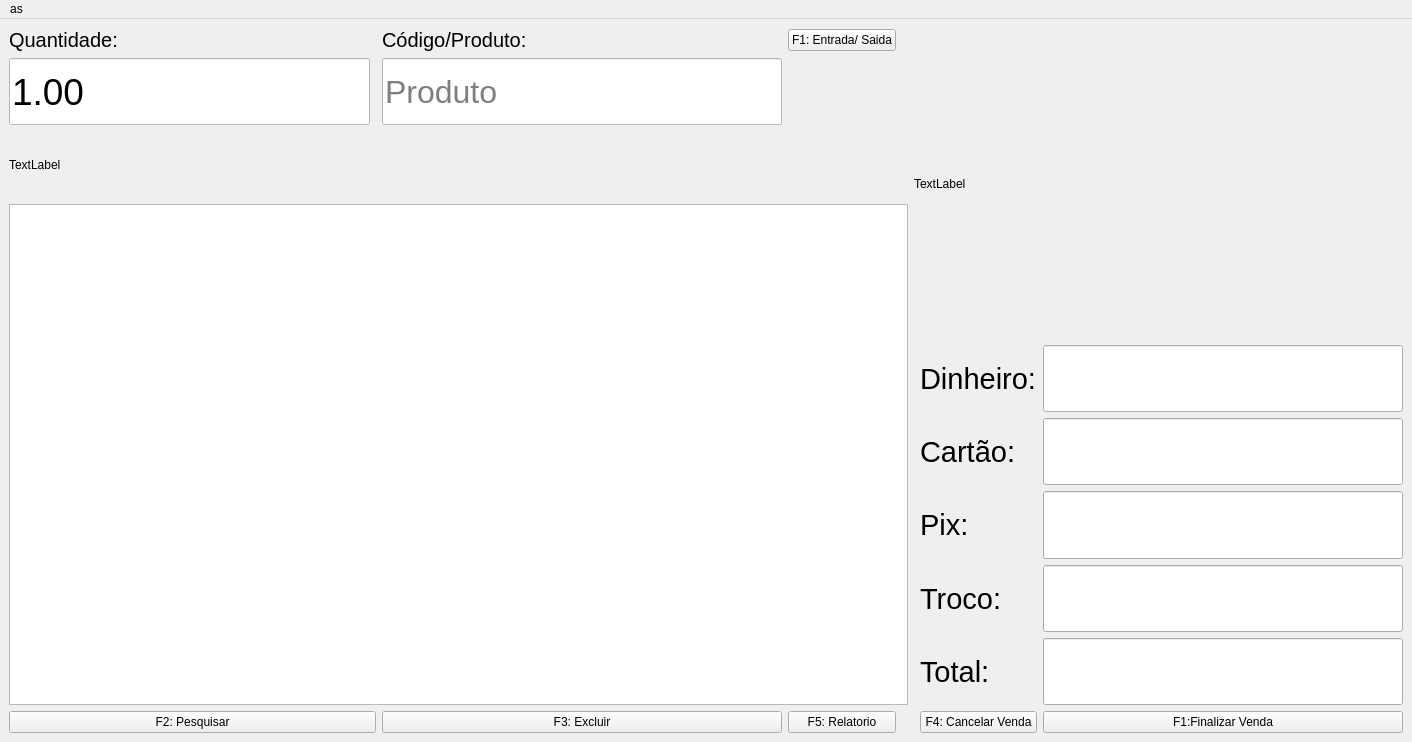
<?xml version="1.0" encoding="UTF-8"?>
<ui version="4.0">
 <class>MainWindow</class>
 <widget class="QMainWindow" name="MainWindow">
  <property name="windowModality">
   <enum>Qt::NonModal</enum>
  </property>
  <property name="geometry">
   <rect>
    <x>0</x>
    <y>0</y>
    <width>1412</width>
    <height>742</height>
   </rect>
  </property>
  <property name="windowTitle">
   <string>MainWindow</string>
  </property>
  <property name="styleSheet">
   <string notr="true"/>
  </property>
  <widget class="QWidget" name="centralwidget">
   <layout class="QGridLayout" name="gridLayout_2">
    <item row="0" column="0">
     <layout class="QGridLayout" name="gridLayout">
      <property name="sizeConstraint">
       <enum>QLayout::SetMinimumSize</enum>
      </property>
      <item row="10" column="0" colspan="2">
       <widget class="QPushButton" name="pesquisar">
        <property name="text">
         <string>F2: Pesquisar</string>
        </property>
       </widget>
      </item>
      <item row="5" column="9">
       <widget class="QLineEdit" name="valor_dinheiro">
        <property name="sizePolicy">
         <sizepolicy hsizetype="Expanding" vsizetype="Preferred">
          <horstretch>0</horstretch>
          <verstretch>0</verstretch>
         </sizepolicy>
        </property>
        <property name="font">
         <font>
          <pointsize>30</pointsize>
         </font>
        </property>
       </widget>
      </item>
      <item row="5" column="8">
       <widget class="QLabel" name="label_8">
        <property name="font">
         <font>
          <pointsize>22</pointsize>
         </font>
        </property>
        <property name="text">
         <string>Dinheiro:</string>
        </property>
       </widget>
      </item>
      <item row="9" column="8">
       <widget class="QLabel" name="label_4">
        <property name="font">
         <font>
          <pointsize>22</pointsize>
         </font>
        </property>
        <property name="text">
         <string>Total:</string>
        </property>
       </widget>
      </item>
      <item row="0" column="0" colspan="2">
       <widget class="QLabel" name="label">
        <property name="font">
         <font>
          <pointsize>15</pointsize>
         </font>
        </property>
        <property name="styleSheet">
         <string notr="true"/>
        </property>
        <property name="text">
         <string>Quantidade:</string>
        </property>
       </widget>
      </item>
      <item row="7" column="8">
       <widget class="QLabel" name="label_6">
        <property name="font">
         <font>
          <pointsize>22</pointsize>
         </font>
        </property>
        <property name="text">
         <string>Pix:</string>
        </property>
       </widget>
      </item>
      <item row="8" column="8">
       <widget class="QLabel" name="label_5">
        <property name="font">
         <font>
          <pointsize>22</pointsize>
         </font>
        </property>
        <property name="text">
         <string>Troco:</string>
        </property>
       </widget>
      </item>
      <item row="6" column="9">
       <widget class="QLineEdit" name="valor_cart">
        <property name="sizePolicy">
         <sizepolicy hsizetype="Expanding" vsizetype="Preferred">
          <horstretch>0</horstretch>
          <verstretch>0</verstretch>
         </sizepolicy>
        </property>
        <property name="font">
         <font>
          <pointsize>30</pointsize>
         </font>
        </property>
       </widget>
      </item>
      <item row="6" column="8">
       <widget class="QLabel" name="label_7">
        <property name="font">
         <font>
          <pointsize>22</pointsize>
         </font>
        </property>
        <property name="text">
         <string>Cartão:</string>
        </property>
       </widget>
      </item>
      <item row="7" column="9">
       <widget class="QLineEdit" name="valor_pix">
        <property name="sizePolicy">
         <sizepolicy hsizetype="Expanding" vsizetype="Preferred">
          <horstretch>0</horstretch>
          <verstretch>0</verstretch>
         </sizepolicy>
        </property>
        <property name="font">
         <font>
          <pointsize>30</pointsize>
         </font>
        </property>
       </widget>
      </item>
      <item row="3" column="0" rowspan="7" colspan="7">
       <widget class="QTableWidget" name="lista_vendas"/>
      </item>
      <item row="1" column="0">
       <widget class="QLineEdit" name="quantidade">
        <property name="sizePolicy">
         <sizepolicy hsizetype="MinimumExpanding" vsizetype="Minimum">
          <horstretch>0</horstretch>
          <verstretch>0</verstretch>
         </sizepolicy>
        </property>
        <property name="minimumSize">
         <size>
          <width>3</width>
          <height>0</height>
         </size>
        </property>
        <property name="baseSize">
         <size>
          <width>0</width>
          <height>0</height>
         </size>
        </property>
        <property name="font">
         <font>
          <pointsize>28</pointsize>
         </font>
        </property>
        <property name="styleSheet">
         <string notr="true">background-color: rgb(255, 255, 255);</string>
        </property>
        <property name="text">
         <string>1.00</string>
        </property>
        <property name="placeholderText">
         <string/>
        </property>
       </widget>
      </item>
      <item row="9" column="9">
       <widget class="QLineEdit" name="valor_total">
        <property name="sizePolicy">
         <sizepolicy hsizetype="Expanding" vsizetype="Preferred">
          <horstretch>0</horstretch>
          <verstretch>0</verstretch>
         </sizepolicy>
        </property>
        <property name="font">
         <font>
          <pointsize>30</pointsize>
         </font>
        </property>
        <property name="readOnly">
         <bool>true</bool>
        </property>
       </widget>
      </item>
      <item row="10" column="8">
       <widget class="QPushButton" name="cancelar">
        <property name="text">
         <string>F4: Cancelar Venda</string>
        </property>
       </widget>
      </item>
      <item row="0" column="7" rowspan="5" colspan="3">
       <widget class="QLabel" name="label_3">
        <property name="text">
         <string>TextLabel</string>
        </property>
       </widget>
      </item>
      <item row="10" column="4">
       <widget class="QPushButton" name="relatorio">
        <property name="text">
         <string>F5: Relatorio</string>
        </property>
       </widget>
      </item>
      <item row="10" column="9">
       <widget class="QPushButton" name="relatorio_2">
        <property name="text">
         <string>F1:Finalizar Venda</string>
        </property>
       </widget>
      </item>
      <item row="8" column="9">
       <widget class="QLineEdit" name="valor_troco">
        <property name="sizePolicy">
         <sizepolicy hsizetype="Expanding" vsizetype="Preferred">
          <horstretch>0</horstretch>
          <verstretch>0</verstretch>
         </sizepolicy>
        </property>
        <property name="font">
         <font>
          <pointsize>30</pointsize>
         </font>
        </property>
       </widget>
      </item>
      <item row="2" column="0" colspan="3">
       <widget class="QLabel" name="label_9">
        <property name="text">
         <string>TextLabel</string>
        </property>
       </widget>
      </item>
      <item row="0" column="2" colspan="2">
       <widget class="QLabel" name="label_2">
        <property name="font">
         <font>
          <pointsize>15</pointsize>
         </font>
        </property>
        <property name="text">
         <string>Código/Produto:</string>
        </property>
       </widget>
      </item>
      <item row="10" column="2" colspan="2">
       <widget class="QPushButton" name="excluir">
        <property name="text">
         <string>F3: Excluir</string>
        </property>
       </widget>
      </item>
      <item row="0" column="4">
       <widget class="QPushButton" name="entrada">
        <property name="text">
         <string>F1: Entrada/ Saida</string>
        </property>
       </widget>
      </item>
      <item row="1" column="2" colspan="2">
       <widget class="QLineEdit" name="pesq_Produt">
        <property name="sizePolicy">
         <sizepolicy hsizetype="MinimumExpanding" vsizetype="Minimum">
          <horstretch>0</horstretch>
          <verstretch>0</verstretch>
         </sizepolicy>
        </property>
        <property name="minimumSize">
         <size>
          <width>400</width>
          <height>0</height>
         </size>
        </property>
        <property name="font">
         <font>
          <pointsize>24</pointsize>
         </font>
        </property>
        <property name="styleSheet">
         <string notr="true">background-color: rgb(255, 255, 255);</string>
        </property>
        <property name="text">
         <string/>
        </property>
        <property name="placeholderText">
         <string>Produto</string>
        </property>
       </widget>
      </item>
     </layout>
    </item>
   </layout>
  </widget>
  <widget class="QMenuBar" name="menuBar">
   <property name="geometry">
    <rect>
     <x>0</x>
     <y>0</y>
     <width>1412</width>
     <height>21</height>
    </rect>
   </property>
   <widget class="QMenu" name="menuas">
    <property name="title">
     <string>as</string>
    </property>
   </widget>
   <addaction name="menuas"/>
  </widget>
 </widget>
 <resources/>
 <connections/>
 <designerdata>
  <property name="gridDeltaX">
   <number>10</number>
  </property>
  <property name="gridDeltaY">
   <number>10</number>
  </property>
  <property name="gridSnapX">
   <bool>true</bool>
  </property>
  <property name="gridSnapY">
   <bool>true</bool>
  </property>
  <property name="gridVisible">
   <bool>true</bool>
  </property>
 </designerdata>
</ui>
